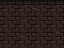

A level layout from a 2D game, rendered from its tile map. Below: a short description, then the map file with its tile-grid data intact:
An orthogonal 4x3 tile map with 16x16 px tiles, 1 tile layer (Слой тайлов 1).

<map version="1.9" tiledversion="1.9.2" orientation="orthogonal" renderorder="right-down" width="4" height="3" tilewidth="16" tileheight="16" infinite="0" nextlayerid="2" nextobjectid="1">
 <tileset firstgid="1" source="mainlevbuild.tsx" />
 <layer id="1" name="Слой тайлов 1" width="4" height="3">
  <data encoding="csv">
518,519,520,521,
582,583,584,585,
646,647,648,649
</data>
 </layer>
</map>
